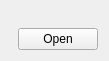
<?xml version="1.0" encoding="UTF-8"?>
<ui version="4.0">
 <class>BasicScreens::CTroubleshooting</class>
 <widget class="QWidget" name="BasicScreens::CTroubleshooting">
  <property name="geometry">
   <rect>
    <x>0</x>
    <y>0</y>
    <width>109</width>
    <height>61</height>
   </rect>
  </property>
  <property name="windowTitle">
   <string>Form</string>
  </property>
  <layout class="QGridLayout" name="gridLayout">
   <item row="0" column="0" colspan="2">
    <widget class="MainMenu::CScrollTable" name="widget" native="true"/>
   </item>
   <item row="1" column="0">
    <spacer name="horizontalSpacer">
     <property name="orientation">
      <enum>Qt::Horizontal</enum>
     </property>
     <property name="sizeHint" stdset="0">
      <size>
       <width>2</width>
       <height>20</height>
      </size>
     </property>
    </spacer>
   </item>
   <item row="1" column="1">
    <widget class="QPushButton" name="pushButton">
     <property name="focusPolicy">
      <enum>Qt::NoFocus</enum>
     </property>
     <property name="text">
      <string>Open</string>
     </property>
    </widget>
   </item>
  </layout>
 </widget>
 <customwidgets>
  <customwidget>
   <class>MainMenu::CScrollTable</class>
   <extends>QWidget</extends>
   <header>MainMenu/Include/ScrollTable.h</header>
   <container>1</container>
  </customwidget>
 </customwidgets>
 <resources/>
 <connections/>
</ui>
